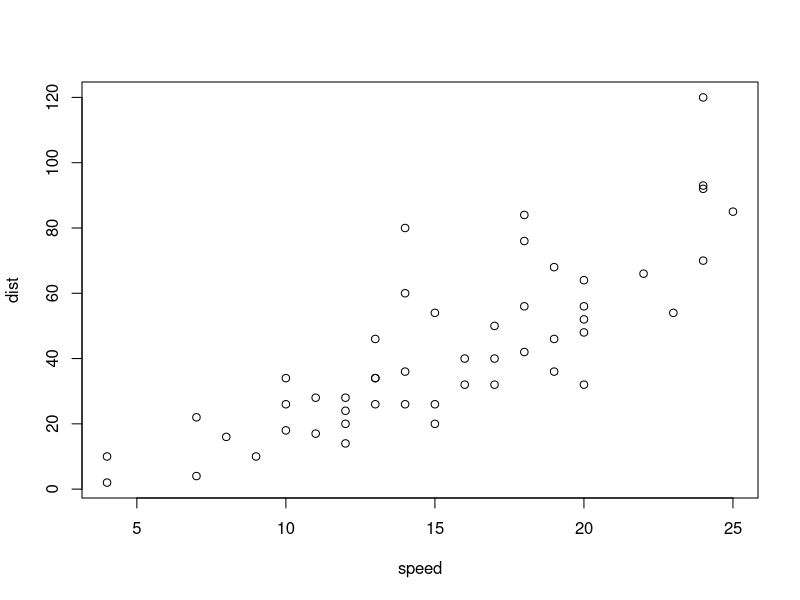
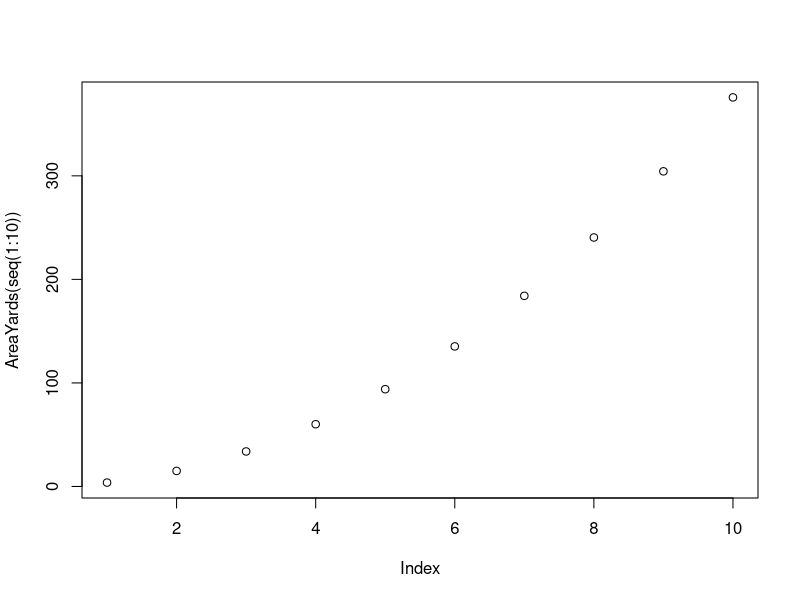

Recreate these plots in R, in order.
## ---- chunk 1
knitr::opts_chunk$set(echo = TRUE)
## ---- chunk 2

## ---- chunk 3
#Note that this text in green is commented out. Anything with a hashtag in front of it will not run. This is useful for providing more details about the internals of the code. For example, for the plot below takes the data set cars and creates a scatterplot of speed versus distance, or, rather, acceleration of the cars.

plot(cars)
## ---- chunk 4
3+4
## ---- chunk 5
yard_conversion <- 1.0936
## ---- chunk 6
11*yard_conversion
## ---- chunk 7
pi*(23*yard_conversion)^2
## ---- chunk 8
AreaYards <- function (meters) {
  return(pi * (meters * yard_conversion) ^ 2)
}
## ---- chunk 9
AreaYards(23)
## ---- chunk 10
AreaYards(15)
## ---- chunk 11
Sys.Date()
## ---- chunk 12
seq(1:10) 
## ---- chunk 13
AreaYards(seq(1:10))
## ---- chunk 14
plot(AreaYards(seq(1:10)))
## ---- chunk 15
AreaYards(seq(from = 5, to = 25, by= 5)) #Get the area yards of all circles from 5 meters to 25 meters by 5 meter increments
## ---- chunk 16
AreaYards(seq(5,25,5))
## ---- chunk 17
#Get the maximum value
max(AreaYards(seq(5,25, by=5))) 
## ---- chunk 18
#Get the minimum value
min(AreaYards(seq(5,25, by=5))) 
## ---- chunk 19
#Make a vector of the min/max and then calculate the mean. There is no reason to do this.
mean(c(max(AreaYards(seq(5,25, by=5))),min(AreaYards(seq(5,25, by=5))))) 
## ---- chunk 20
circle_areas <- AreaYards(seq(5,25, by=5))
circle_areas_max <- max(circle_areas)
circle_areas_min <- min(circle_areas)
circle_areas_min_max <- c(circle_areas_min, circle_areas_max) #c(a,b,c...) concatenates values
circle_areas_mean <- mean(circle_areas_min_max)
circle_areas_mean
